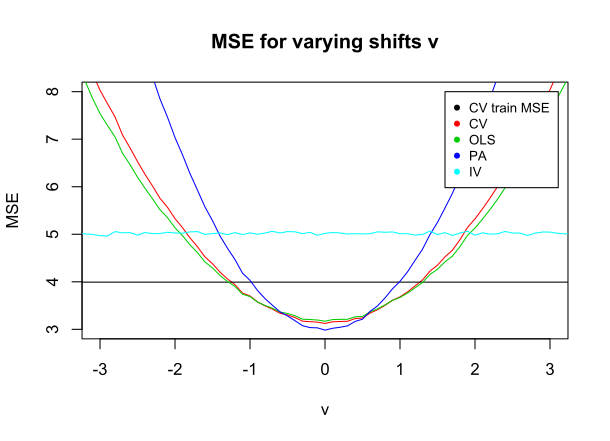

The script that drew this image:
# Optimal gamma calculations using k-fold cross validation
# in example 2 in Anchor Regression - Rothenhaeuser 2020
#
# Author: Maic Rakitta
# Date: 23.09.20
##########################################################################
set.seed(1)

n <- 1000 # number of samples from unpertubed and pertubed distribution

# initialize training data
library(extraDistr) # for rademacher distribution
A <- rsign(n)
epsH.train <- rnorm(n)
epsX.train <- rnorm(n)
epsY.train <- rnorm(n)

H.train <- epsH.train
X.train <- A+H.train+epsX.train
Y.train <- X.train+2*H.train+epsY.train


##########################################################################
# Anchor regression
anchor.regression <- function(X, Y, A, gamma, n){
  
  P.A <- A%*%solve(t(A)%*%A)%*%t(A)
  W <- diag(n)-(1-sqrt(gamma))*P.A
  
  Y.tilde <- W%*%Y
  X.tilde <- W%*%X
  
  fit <- lm(Y.tilde~X.tilde-1)
}

# PA = AR for gamma = 0
fit.PA <- anchor.regression(X.train, Y.train, A, 0, n)
b.PA <- coef(fit.PA)

# OLS = AR for gamma = 1
fit.OLS <- anchor.regression(X.train, Y.train, A, 1, n)
b.OLS <- coef(fit.OLS)

# IV - 2SLS
fit.2SLS.step <- lm(X.train~A-1)
X.train.hat <- fitted.values(fit.2SLS.step)
fit.IV <- lm(Y.train~X.train.hat-1)
b.IV <- coef(fit.IV)

##########################################################################
# k-fold Cross Validation
data <- data.frame(Y=Y.train,X=X.train, A=A) # create data frame for CV

# initialize
k <- 10
alpha.vec <- (1:100)/101

MSE.CV <- numeric(length(alpha.vec))
gamma.optimal <- numeric(length(alpha.vec))
for (a in 1:length(alpha.vec)) {
  
  alpha <- alpha.vec[a] # step 1: choose alpha
  gamma.CV <- qchisq(alpha, df=1)
  
  folds <- sample(1:k, nrow(data), replace=T) # step 2: create folds
  
  # step 3: for varying gamma train and test
  MSE.CV.matrix <- numeric(k)
  for (out in 1:k) { # iterating over folds
    
    # split the data into CV training and test sets
    train <- data[folds!=out,]
    test <- data[folds==out,]
    
    # build the models
    model <- anchor.regression(train$X, train$Y, train$A, gamma.CV, nrow(train))
    
    # make predictions on CV test set and compute test MSE
    predictions <- test$X * model$coefficients
    MSE.CV.matrix[out] <- mean((test$Y - predictions) ^ 2)
  }
  # step 4: average over the folds
  MSE.CV[a] <- mean(MSE.CV.matrix)
}
MSE.CV

# step 5: choose optimal gamma
alpha.vec[which(MSE.CV==min(MSE.CV))]
gamma.optimal <- qchisq(alpha.vec[which(MSE.CV==min(MSE.CV))], df=1)
gamma.optimal

plot(alpha.vec,MSE.CV)
plot(qchisq(alpha.vec, df=1),MSE.CV)

##########################################################################
# Fit AR with optimal gamma
fit<- anchor.regression(X.train, Y.train, A, gamma.optimal, n)
b <- coef(fit)

MSE.train <- mean((Y.train - t(X.train)*b) ^ 2)

##########################################################################
# Test CV output on data with different pertubations
v.vec <- seq(-5,5, by=0.1)

nit <- 100
MSE.test <- matrix(nrow=length(v.vec), ncol=nit)
MSE.test.OLS <- matrix(nrow=length(v.vec), ncol=nit)
MSE.test.PA <- matrix(nrow=length(v.vec), ncol=nit)
MSE.test.IV <- matrix(nrow=length(v.vec), ncol=nit)
for (vi in 1:length(v.vec)) {
  v <- v.vec[vi]
  
  for (i in 1:nit) {
    # initialize test data
    epsH.test <- rnorm(n)
    epsX.test <- rnorm(n)
    epsY.test <- rnorm(n)
    
    H.test <- epsH.test
    X.test <- v+H.test+epsX.test
    Y.test <- X.test+2*H.test+epsY.test
    
    MSE.test[vi,i] <- mean((Y.test - t(X.test)*b) ^ 2)
    MSE.test.OLS[vi,i] <- mean((Y.test - t(X.test)*b.OLS) ^ 2)
    MSE.test.PA[vi,i] <- mean((Y.test - t(X.test)*b.PA) ^ 2)
    MSE.test.IV[vi,i] <- mean((Y.test - t(X.test)*b.IV) ^ 2)
  }
}

MSE.test <- apply(MSE.test, 1, mean)
MSE.test.OLS <- apply(MSE.test.OLS, 1, mean)
MSE.test.PA <- apply(MSE.test.PA, 1, mean)
MSE.test.IV <- apply(MSE.test.IV, 1, mean)

plot(v.vec,MSE.test, type = "l", col=2, ylim = c(3,8), ylab = "MSE", xlab = "v", main = "MSE for varying shifts v")
abline(h=MSE.train)
lines(v.vec, MSE.test.OLS, col = 3)
lines(v.vec, MSE.test.PA, col = 4)
lines(v.vec, MSE.test.IV, col = 5)
legend(2.8, 8, legend=c("CV train MSE", "CV", "OLS", "PA", "IV"),
       col=c(1, 2, 3, 4, 5), cex=0.8,pch=16)

plot(v.vec,MSE.test, type = "l", col=2, ylim = c(3,8), xlim= c(-3,3), ylab = "MSE", xlab = "v", main = "MSE for varying shifts v")
abline(h=MSE.train)
lines(v.vec, MSE.test.OLS, col = 3)
lines(v.vec, MSE.test.PA, col = 4)
lines(v.vec, MSE.test.IV, col = 5)
legend(1.6, 8, legend=c("CV train MSE", "CV", "OLS", "PA", "IV"),
       col=c(1, 2, 3, 4, 5), cex=0.8,pch=16)

##########################################################################
# Comparison to specific shifts
v.spec <- c(1.8,-1.8,3.5)

nit <- 100
b.test <- matrix(nrow=length(v.spec), ncol=nit)
b.OLS <- matrix(nrow=length(v.spec), ncol=nit)
b.PA <- matrix(nrow=length(v.spec), ncol=nit)
b.IV <- matrix(nrow=length(v.spec), ncol=nit)
for (vi in 1:length(v.spec)) {
  v <- v.vec[vi]
  
  for (i in 1:nit) {
    # initialize test data
    epsH.test <- rnorm(n)
    epsX.test <- rnorm(n)
    epsY.test <- rnorm(n)
    
    H.test <- epsH.test
    X.test <- v+H.test+epsX.test
    Y.test <- X.test+2*H.test+epsY.test
    
    fit <- anchor.regression(X.test, Y.test, rep(v,length(Y.test)), gamma.optimal, length(Y.test))
    b.test[vi,i] <- coef(fit)
    
    fit.OLS <- anchor.regression(X.test, Y.test, rep(v,length(Y.test)), 1, length(Y.test))
    b.OLS[vi,i] <- coef(fit.OLS)
    
    fit.PA <- anchor.regression(X.test, Y.test, rep(v,length(Y.test)), 0, length(Y.test))
    b.PA[vi,i] <- coef(fit.PA)
    
    fit.2SLS.step <- lm(X.test~rep(v,length(Y.test))-1)
    X.test.hat <- fitted.values(fit.2SLS.step)
    fit.IV <- lm(Y.test~X.test.hat-1)
    b.IV[vi,i] <- coef(fit.IV)
  }
}

apply(b.test, 1, mean)
apply(b.OLS, 1, mean)
apply(b.PA, 1, mean)
apply(b.IV, 1, mean)
